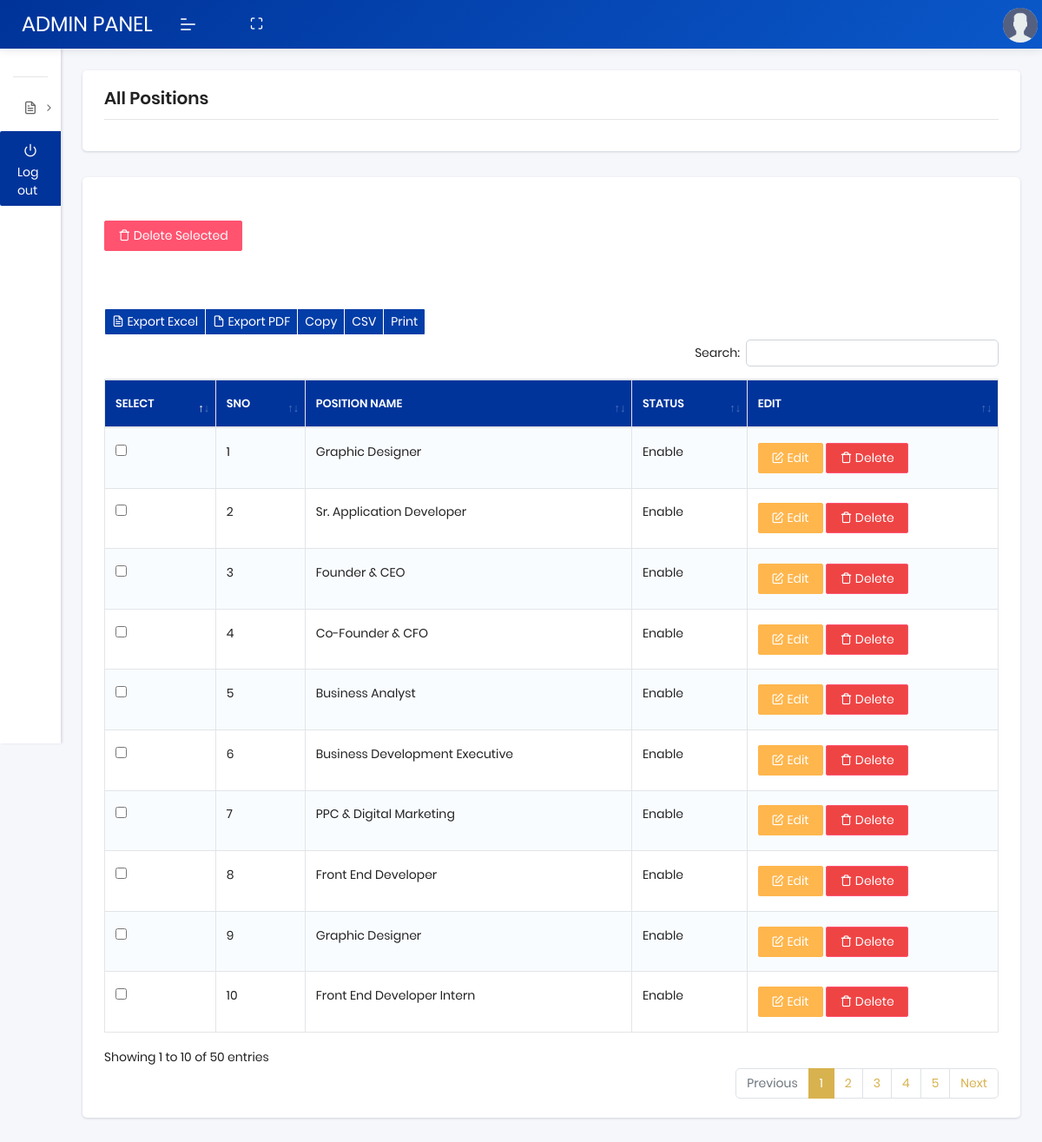
Screenshot of /manage-positions.php (signed in) with the database file from the repository.
### tables this page shows
CREATE TABLE `position` (
  `position_id` int(11) NOT NULL,
  `name` varchar(255) NOT NULL,
  `status` int(11) NOT NULL,
  `created_at` timestamp NOT NULL DEFAULT current_timestamp() ON UPDATE current_timestamp()
);

### manage-positions.php (the view, shortened to what this page needs)
<?php
include("db/config.php");
$query = "SELECT * FROM position";
$result = mysqli_query($db, $query);
?>
<!DOCTYPE html>
<html lang="en">
<head>
    <link rel="stylesheet" href="assets/css/plugins/dataTables.bootstrap4.min.css">
    <link rel="stylesheet" href="assets/css/style.css">
</head>
<body class="">
    <?php
		include("header.php");
	?>
    <?php
		include("navbar.php");
	?>
    <section class="pcoded-main-container">
        <div class="pcoded-content">
            <div class="page-header">
                <div class="page-block">
                    <div class="row align-items-center">
                        <div class="col-md-12">
                            <div class="page-header-title">
                                <h5 class="m-b-10">All Positions
                                </h5>
                            </div>
                        </div>
                    </div>
                </div>
            </div>
            <div class="row">
                <div class="col-sm-12">
                    <div class="card">
                        <div class="card-header table-card-header">
                        </div>
                        <div class="card-body">
                            <form id="deleteMForm" action="delete-position.php" method="post">
                                 <button type="button" id="deleteSelected" class="btn btn-danger">
                            <i class='feather icon-trash'></i> Delete Selected
                        </button>
                                <div class="dt-responsive table-responsive mt-4">
                                    <br />
                                    <?php
                                echo '<table id="basic-btn" class="table table-striped table-bordered nowrap">';
                                echo "<thead>";
                                echo "<tr>";
                                echo "<th>SELECT</th>";
                                echo "<th>SNO</th>";
                                echo "<th>POSITION NAME</th>";
                                echo "<th>STATUS</th>";
                                echo "<th>EDIT</th>";
                                echo "</tr>";
                                echo "</thead>";
                                ?>
                                    <?php
$count = 1;
echo "<tbody>";
while ($row = mysqli_fetch_assoc($result)) {
    echo "<tr class='record'>";
    $encoded_id = base64_encode($row['position_id']);
    echo "<td><input type='checkbox' name='position_ids[]' value='$encoded_id'></td>";
    echo "<td> $count </td>";
    echo "<td>" . htmlspecialchars($row['name']) . "</td>";
    echo "<td>";
    if ($row['status'] == 1) {
        echo "Enable";
    } else {
        echo "Disable";
    }
    echo "</td>";
    echo "<td>
        <a href='edit-position.php?id=$encoded_id' class='btn btn-warning'>
            <i class='feather icon-edit'></i> Edit
        </a>
       <a href='javascript:void(0)' class='btn btn-danger delete-btn' data-id='$encoded_id' data-bs-toggle='modal' data-bs-target='#deleteModal'>
        <i class='feather icon-trash'></i> Delete
    </a>
    </td>";
    echo "</tr>";
    $count++;
}
echo "</tbody>";
?>
                                </div>
                                <br />
                            </form>
                        </div>
                    </div>
                </div>
            </div>
        </div>
    </section>
</body>
</html>

### rows the page displays
position: name "Graphic Designer", status "Enable"
position: name "Sr. Application Developer", status "Enable"
position: name "Founder & CEO", status "Enable"
position: name "Co-Founder & CFO", status "Enable"
position: name "Business Analyst", status "Enable"
position: name "Business Development Executive", status "Enable"
position: name "PPC & Digital Marketing", status "Enable"
position: name "Front End Developer", status "Enable"
position: name "Graphic Designer", status "Enable"
position: name "Front End Developer Intern", status "Enable"
